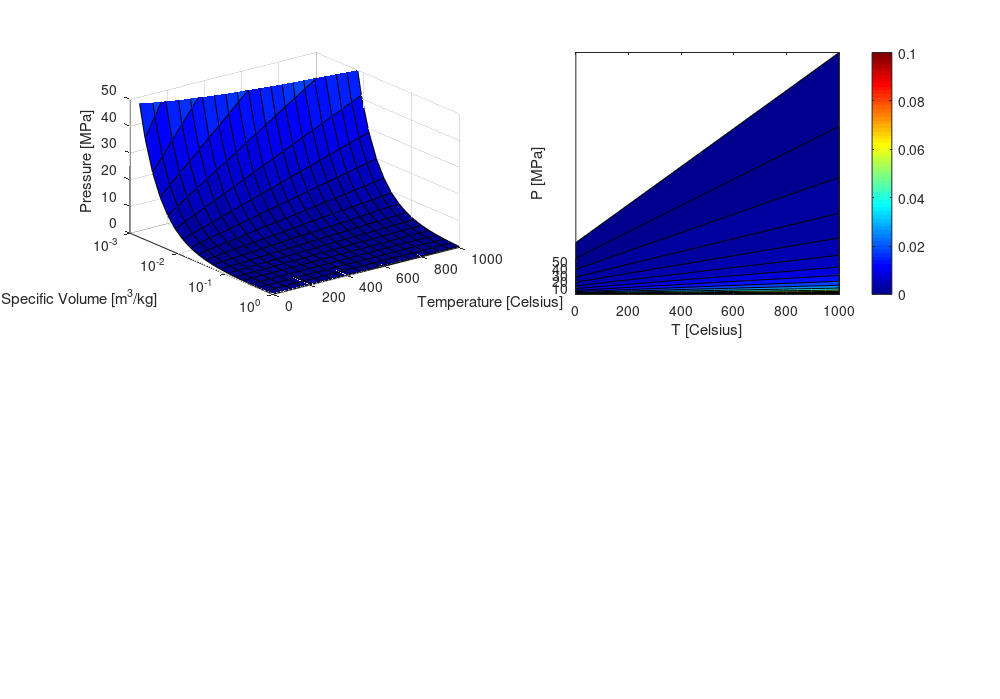

Write the MATLAB code that produced this figure. (Note: this script raises an error after producing the figure.)
function idealGasLaw3DFigurePlot

% Setup the figure
h = 7; % Height in inches
w = 10; % Width in inches
figure('Units','Inches','Position',[ 0 0 w h ]);
set(gcf,'PaperSize', [ w h ],'PaperPositionMode', 'auto');
colormap(jet);



% Plot P-v-T
subplot(2,2,1)

R=287;

Volume=logspace(-3,0,20);
Temp=linspace(0,1000,20);
[X,Y]=meshgrid(Temp,Volume);
Z=1e-6*R*(X+273)./Y;
Pressure=1e-6*R*(Temp+273)./Volume;

surf(X,Y,Z);

xticks([0:200:1000]);
yticks([1e-3 1e-2 1e-1 1e0]);
zticks([0:10:50]);

set(gca,'YScale','log');
set(gca,'YDir','reverse');

xlim([0 1000]);
ylim([1e-3 1]);
zlim([0 50]);

xlabel('Temperature [Celsius]');
ylabel('Specific Volume [m^3/kg]');
zlabel('Pressure [MPa]');

% Plot T-P
subplot(2,2,2)

contourf(X,Z,Y,Volume);
xlabel('T [Celsius]');
ylabel('P [MPa]');
set(gca,'ZScale','linear');
xticks(0:200:1000);
yticks(0:10:50);

c=colorbar;
caxis([0 .1]);
c.Label.String='v [m^3/kg]';
set(c,'YTick',0:0.01:.1);

ylim([0 50]);
xlim([0 1000]);
grid on;

% Plot v-P
subplot(2,2,3)

contourf(Y,Z,X,Temp);
xlabel('v [m^3/kg]');
ylabel('P [MPa]');
set(gca,'ZScale','linear');
set(gca,'XScale','log');
xticks([1e-3 1e-2 1e-1 1e0]);
yticks(0:10:50);

c=colorbar;
caxis([0 1000]);
c.Label.String='T [Celsius]';
set(c,'YTick',0:200:1000);

ylim([0 50]);
xlim([1e-3 1]);
grid on;

% Plot v-T
subplot(2,2,4)

contourf(Y,X,Z,Pressure);
xlabel('v [m^3/kg]');
ylabel('T [Celsius]');
set(gca,'ZScale','linear');
set(gca,'XScale','log');
xticks([1e-3 1e-2 1e-1 1e0]);
yticks(0:200:1000);

c=colorbar;
caxis([0 100]);
c.Label.String='P [MPa]';
set(c,'YTick',0:10:100);

ylim([0 1000]);
xlim([1e-3 1]);
grid on;


% Print the figure
print('ideal_gas.png','-dpng','-r300');
end



